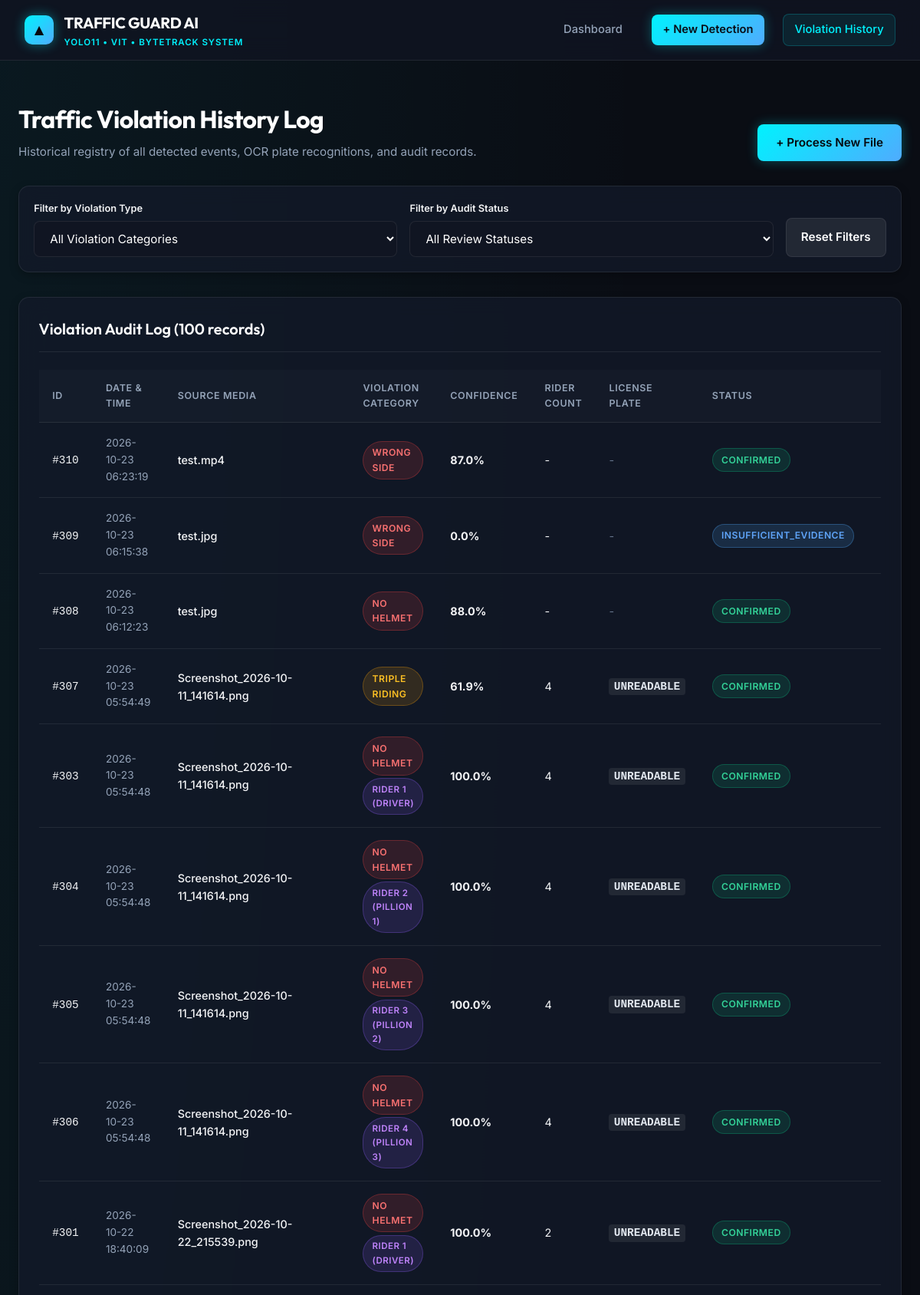
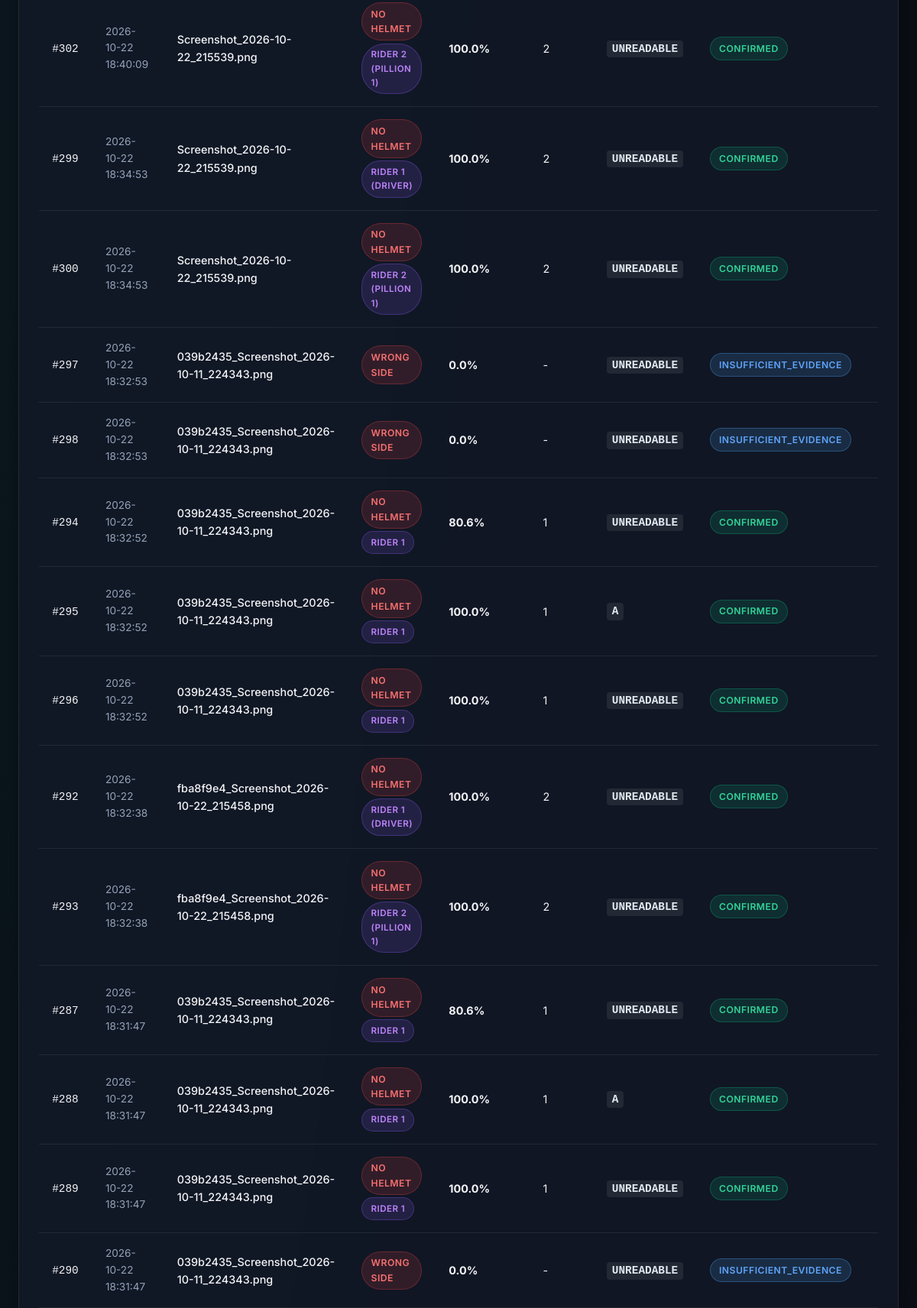
The app's page /history (upper part) with its own data (2 pictures, top to bottom).
### tables this page shows
CREATE TABLE fines (
                    id INTEGER PRIMARY KEY AUTOINCREMENT,
                    fine_id TEXT UNIQUE NOT NULL,
                    violation_id INTEGER NOT NULL UNIQUE,
                    job_id TEXT NOT NULL,
                    violation_type TEXT NOT NULL,
                    registration_number TEXT NOT NULL,
                    fine_amount REAL NOT NULL,
                    currency TEXT DEFAULT 'INR',
                    legal_provision TEXT NOT NULL,
                    jurisdiction TEXT NOT NULL,
                    fine_rule_version TEXT NOT NULL,
                    violation_timestamp TEXT,
                    evidence_path TEXT,
                    status TEXT DEFAULT 'ISSUED',
                    created_at TIMESTAMP DEFAULT CURRENT_TIMESTAMP,
                    FOREIGN KEY (violation_id) REFERENCES violations (id),
                    FOREIGN KEY (job_id) REFERENCES jobs (id)
                );

CREATE TABLE violations (
                    id INTEGER PRIMARY KEY AUTOINCREMENT,
                    job_id TEXT NOT NULL,
                    violation_type TEXT NOT NULL,
                    confidence REAL NOT NULL,
                    track_id INTEGER,
                    frame_number INTEGER,
                    timestamp_sec REAL,
                    bbox_json TEXT,
                    rider_count INTEGER,
                    plate_text TEXT,
                    plate_confidence REAL,
                    evidence_path TEXT,
                    review_status TEXT DEFAULT 'pending',
                    reviewer_notes TEXT,
                    created_at TIMESTAMP DEFAULT CURRENT_TIMESTAMP, rider_id TEXT,
                    FOREIGN KEY (job_id) REFERENCES jobs (id)
                );

CREATE TABLE jobs (
                    id TEXT PRIMARY KEY,
                    file_type TEXT NOT NULL,
                    original_filename TEXT NOT NULL,
                    stored_filename TEXT NOT NULL,
                    output_path TEXT,
                    status TEXT NOT NULL,
                    total_violations INTEGER DEFAULT 0,
                    metadata_json TEXT,
                    created_at TIMESTAMP DEFAULT CURRENT_TIMESTAMP,
                    completed_at TIMESTAMP
                );

### app.py (the view)
@app.route('/history')
def history():
    vtype = request.args.get('type')
    status = request.args.get('status')
    violations = db.get_violations(violation_type=vtype, review_status=status, limit=100)
    return render_template('history.html', violations=violations, current_type=vtype, current_status=status)

### services/database_service.py (called while the page is built)
    def get_connection(self):
        conn = sqlite3.connect(self.db_path)
        conn.row_factory = sqlite3.Row
        return conn

### templates/history.html (shortened to what this page needs)
{% extends "base.html" %}
{% block content %}
<div class="page-header">
    <div>
        <h1 class="page-title">Traffic Violation History Log</h1>
        <p class="page-subtitle">Historical registry of all detected events, OCR plate recognitions, and audit records.</p>
    </div>
    <div>
        <a href="{{ url_for('upload') }}" class="btn btn-primary">
            + Process New File
        </a>
    </div>
</div>
<div class="panel" style="padding: 1.2rem;">
    <form method="GET" action="{{ url_for('history') }}" style="display: flex; gap: 1rem; flex-wrap: wrap; align-items: flex-end;">
        <div style="flex: 1; min-width: 200px;">
            <label class="form-label" style="font-size: 0.8rem; margin-bottom: 0.3rem;">Filter by Violation Type</label>
            <select name="type" class="form-select" onchange="this.form.submit()">
                <option value="" {% if not current_type %}selected{% endif %}>All Violation Categories</option>
            </select>
        </div>
        <div style="flex: 1; min-width: 200px;">
            <label class="form-label" style="font-size: 0.8rem; margin-bottom: 0.3rem;">Filter by Audit Status</label>
            <select name="status" class="form-select" onchange="this.form.submit()">
                <option value="" {% if not current_status %}selected{% endif %}>All Review Statuses</option>
            </select>
        </div>
        <div>
            <a href="{{ url_for('history') }}" class="btn btn-secondary" style="padding: 0.75rem 1.2rem;">
                Reset Filters
            </a>
        </div>
    </form>
</div>
<div class="panel">
    <div class="panel-header">
        <h2 class="panel-title">Violation Audit Log ({{ violations|length }} records)</h2>
    </div>
    {% if violations and violations|length > 0 %}
    <div class="table-responsive">
        <table class="data-table">
            <thead>
                <tr>
                    <th>ID</th>
                    <th>Date & Time</th>
                    <th>Source Media</th>
                    <th>Violation Category</th>
                    <th>Confidence</th>
                    <th>Rider Count</th>
                    <th>License Plate</th>
                    <th>Status</th>
                    <th>Challan / Fine</th>
                </tr>
            </thead>
            <tbody>
                {% for v in violations %}
                <tr>
                    <td><code>#{{ v.id }}</code></td>
                    <td style="color: var(--text-muted); font-size: 0.85rem;">{{ v.created_at }}</td>
                    <td style="font-weight: 500;">{{ v.original_filename }}</td>
                    <td>
                        <span class="badge {% if v.violation_type == 'no_helmet' %}badge-red{% elif v.violation_type == 'triple_riding' %}badge-amber{% else %}badge-red{% endif %}">
                            {{ v.violation_type|upper|replace('_', ' ') }}
                        </span>
                        {% if v.rider_id %}
                        <span class="badge badge-purple" style="font-size: 0.72rem; margin-top: 0.2rem;">{{ v.rider_id }}</span>
                        {% endif %}
                    </td>
                    <td><strong>{{ (v.confidence * 100)|round(1) }}%</strong></td>
                    <td>{{ v.rider_count or '-' }}</td>
                    <td>
                        {% if v.plate_text %}
                        <span style="font-family: monospace; font-weight: 700; color: #e2e8f0; background: rgba(255,255,255,0.08); padding: 0.2rem 0.4rem; border-radius: 4px;">
                            {{ v.plate_text }}
                        </span>
                        {% else %}
                        <span style="color: var(--text-dim);">-</span>
                        {% endif %}
                    </td>
                    <td>
                        <span class="badge {% if v.review_status == 'confirmed' %}badge-green{% elif v.review_status == 'disputed' %}badge-red{% else %}badge-blue{% endif %}">
                            {{ v.review_status|capitalize }}
                        </span>
                    </td>
                    <td>
                    </td>
                </tr>
                {% endfor %}
            </tbody>
        </table>
    </div>
    {% else %}
    <div style="text-align: center; padding: 3rem 1rem; color: var(--text-dim);">
        <p style="font-size: 1.05rem;">No violations match the selected filters.</p>
        <a href="{{ url_for('history') }}" class="btn btn-secondary" style="margin-top: 0.8rem;">Clear Filters</a>
    </div>
    {% endif %}
</div>
{% endblock %}

### templates/base.html (shortened to what this page needs)
<!DOCTYPE html>
<html lang="en">
<head>
    <link rel="stylesheet" href="{{ url_for('static', filename='css/style.css') }}">
</head>
<body>
    <nav class="navbar">
        <a href="{{ url_for('dashboard') }}" class="nav-brand">
            <div class="nav-logo-icon">▲</div>
            <div>
                <div class="nav-brand-title">TRAFFIC GUARD AI</div>
                <div class="nav-brand-subtitle">YOLO11 • ViT • ByteTrack System</div>
            </div>
        </a>
        <ul class="nav-links">
            <li><a href="{{ url_for('dashboard') }}" class="nav-link {% if request.endpoint == 'dashboard' %}active{% endif %}">Dashboard</a></li>
            <li><a href="{{ url_for('upload') }}" class="nav-link btn-upload-nav {% if request.endpoint == 'upload' %}active{% endif %}">+ New Detection</a></li>
            <li><a href="{{ url_for('history') }}" class="nav-link {% if request.endpoint == 'history' %}active{% endif %}">Violation History</a></li>
        </ul>
    </nav>
    <div class="container" style="padding-top: 1rem; padding-bottom: 0;">
    </div>
    <main class="container">
        {% block content %}{% endblock %}
    </main>
</body>
</html>

### records on screen
fines: id "310", created_at "2026-10-23 06:23:19", original_filename "test.mp4", violation_type "WRONG SIDE", rider_count "-", review_status "CONFIRMED"
violations: (v.confidence*100)|round(1) "87.0"
violations: id "309", created_at "2026-10-23 06:15:38", original_filename "test.jpg", violation_type "WRONG SIDE", (v.confidence*100)|round(1) "0.0", rider_count "-", review_status "INSUFFICIENT_EVIDENCE"
fines: id "308", created_at "2026-10-23 06:12:23", original_filename "test.jpg", violation_type "NO HELMET", rider_count "-", review_status "CONFIRMED"
violations: (v.confidence*100)|round(1) "88.0"
fines: id "307", created_at "2026-10-23 05:54:49", original_filename "Screenshot_2026-10-11_141614.png", violation_type "TRIPLE RIDING", rider_count "4", plate_text "UNREADABLE", review_status "CONFIRMED"
violations: (v.confidence*100)|round(1) "61.9"
fines: id "303", created_at "2026-10-23 05:54:48", original_filename "Screenshot_2026-10-11_141614.png", violation_type "NO HELMET", rider_id "RIDER 1 (DRIVER)", rider_count "4", plate_text "UNREADABLE", review_status "CONFIRMED"
violations: (v.confidence*100)|round(1) "100.0"
fines: id "304", created_at "2026-10-23 05:54:48", original_filename "Screenshot_2026-10-11_141614.png", violation_type "NO HELMET", rider_id "RIDER 2 (PILLION 1)", rider_count "4", plate_text "UNREADABLE", review_status "CONFIRMED"
violations: (v.confidence*100)|round(1) "100.0"
fines: id "305", created_at "2026-10-23 05:54:48", original_filename "Screenshot_2026-10-11_141614.png", violation_type "NO HELMET", rider_id "RIDER 3 (PILLION 2)", rider_count "4", plate_text "UNREADABLE", review_status "CONFIRMED"
violations: (v.confidence*100)|round(1) "100.0"
fines: id "306", created_at "2026-10-23 05:54:48", original_filename "Screenshot_2026-10-11_141614.png", violation_type "NO HELMET", rider_id "RIDER 4 (PILLION 3)", rider_count "4", plate_text "UNREADABLE", review_status "CONFIRMED"
violations: (v.confidence*100)|round(1) "100.0"
fines: id "301", created_at "2026-10-22 18:40:09", original_filename "Screenshot_2026-10-22_215539.png", violation_type "NO HELMET", rider_id "RIDER 1 (DRIVER)", rider_count "2", plate_text "UNREADABLE", review_status "CONFIRMED"
violations: (v.confidence*100)|round(1) "100.0"
fines: id "302", created_at "2026-10-22 18:40:09", original_filename "Screenshot_2026-10-22_215539.png", violation_type "NO HELMET", rider_id "RIDER 2 (PILLION 1)", rider_count "2", plate_text "UNREADABLE", review_status "CONFIRMED"
violations: (v.confidence*100)|round(1) "100.0"
fines: id "299", created_at "2026-10-22 18:34:53", original_filename "Screenshot_2026-10-22_215539.png", violation_type "NO HELMET", rider_id "RIDER 1 (DRIVER)", rider_count "2", plate_text "UNREADABLE", review_status "CONFIRMED"
violations: (v.confidence*100)|round(1) "100.0"
fines: id "300", created_at "2026-10-22 18:34:53", original_filename "Screenshot_2026-10-22_215539.png", violation_type "NO HELMET", rider_id "RIDER 2 (PILLION 1)", rider_count "2", plate_text "UNREADABLE", review_status "CONFIRMED"
violations: (v.confidence*100)|round(1) "100.0"
violations: id "297", created_at "2026-10-22 18:32:53", original_filename "039b2435_Screenshot_2026-10-11_224343.png", violation_type "WRONG SIDE", (v.confidence*100)|round(1) "0.0", rider_count "-", plate_text "UNREADABLE", review_status "INSUFFICIENT_EVIDENCE"
violations: id "298", created_at "2026-10-22 18:32:53", original_filename "039b2435_Screenshot_2026-10-11_224343.png", violation_type "WRONG SIDE", (v.confidence*100)|round(1) "0.0", rider_count "-", plate_text "UNREADABLE", review_status "INSUFFICIENT_EVIDENCE"
fines: id "294", created_at "2026-10-22 18:32:52", original_filename "039b2435_Screenshot_2026-10-11_224343.png", violation_type "NO HELMET", rider_id "RIDER 1", rider_count "1", plate_text "UNREADABLE", review_status "CONFIRMED"
violations: (v.confidence*100)|round(1) "80.6"
fines: id "295", created_at "2026-10-22 18:32:52", original_filename "039b2435_Screenshot_2026-10-11_224343.png", violation_type "NO HELMET", rider_id "RIDER 1", rider_count "1", plate_text "A", review_status "CONFIRMED"
violations: (v.confidence*100)|round(1) "100.0"
fines: id "296", created_at "2026-10-22 18:32:52", original_filename "039b2435_Screenshot_2026-10-11_224343.png", violation_type "NO HELMET", rider_id "RIDER 1", rider_count "1", plate_text "UNREADABLE", review_status "CONFIRMED"
violations: (v.confidence*100)|round(1) "100.0"
fines: id "292", created_at "2026-10-22 18:32:38", original_filename "fba8f9e4_Screenshot_2026-10-22_215458.png", violation_type "NO HELMET", rider_id "RIDER 1 (DRIVER)", rider_count "2", plate_text "UNREADABLE", review_status "CONFIRMED"
violations: (v.confidence*100)|round(1) "100.0"
fines: id "293", created_at "2026-10-22 18:32:38", original_filename "fba8f9e4_Screenshot_2026-10-22_215458.png", violation_type "NO HELMET", rider_id "RIDER 2 (PILLION 1)", rider_count "2", plate_text "UNREADABLE", review_status "CONFIRMED"
violations: (v.confidence*100)|round(1) "100.0"
fines: id "287", created_at "2026-10-22 18:31:47", original_filename "039b2435_Screenshot_2026-10-11_224343.png", violation_type "NO HELMET", rider_id "RIDER 1", rider_count "1", plate_text "UNREADABLE", review_status "CONFIRMED"
violations: (v.confidence*100)|round(1) "80.6"
fines: id "288", created_at "2026-10-22 18:31:47", original_filename "039b2435_Screenshot_2026-10-11_224343.png", violation_type "NO HELMET", rider_id "RIDER 1", rider_count "1", plate_text "A", review_status "CONFIRMED"
violations: (v.confidence*100)|round(1) "100.0"
fines: id "289", created_at "2026-10-22 18:31:47", original_filename "039b2435_Screenshot_2026-10-11_224343.png", violation_type "NO HELMET", rider_id "RIDER 1", rider_count "1", plate_text "UNREADABLE", review_status "CONFIRMED"
violations: (v.confidence*100)|round(1) "100.0"
violations: id "290", created_at "2026-10-22 18:31:47", original_filename "039b2435_Screenshot_2026-10-11_224343.png", violation_type "WRONG SIDE", (v.confidence*100)|round(1) "0.0", rider_count "-", plate_text "UNREADABLE", review_status "INSUFFICIENT_EVIDENCE"

### other values on screen
{{ violations|length }} "100"
